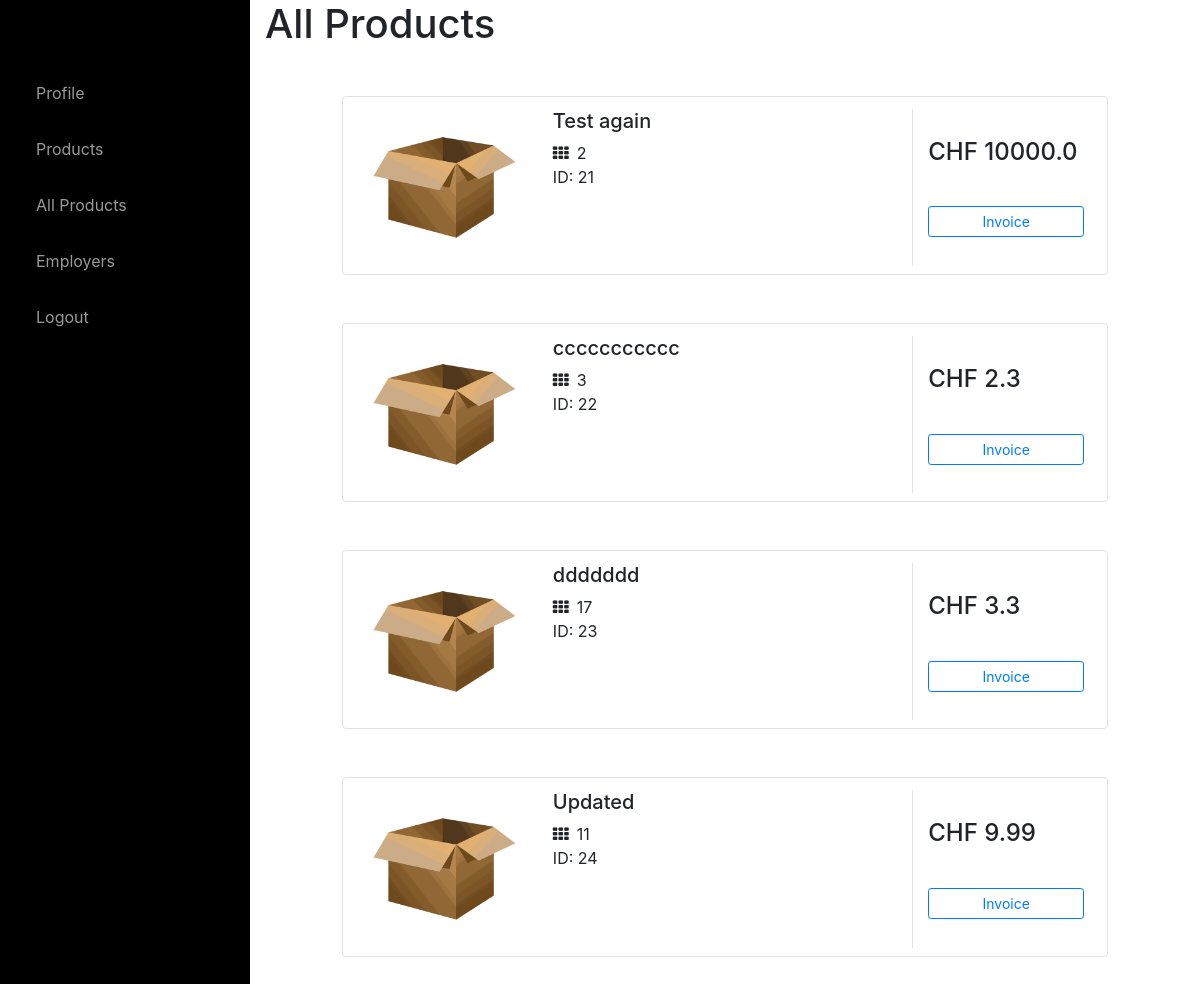
Page /products (signed in) on the earlier database version.
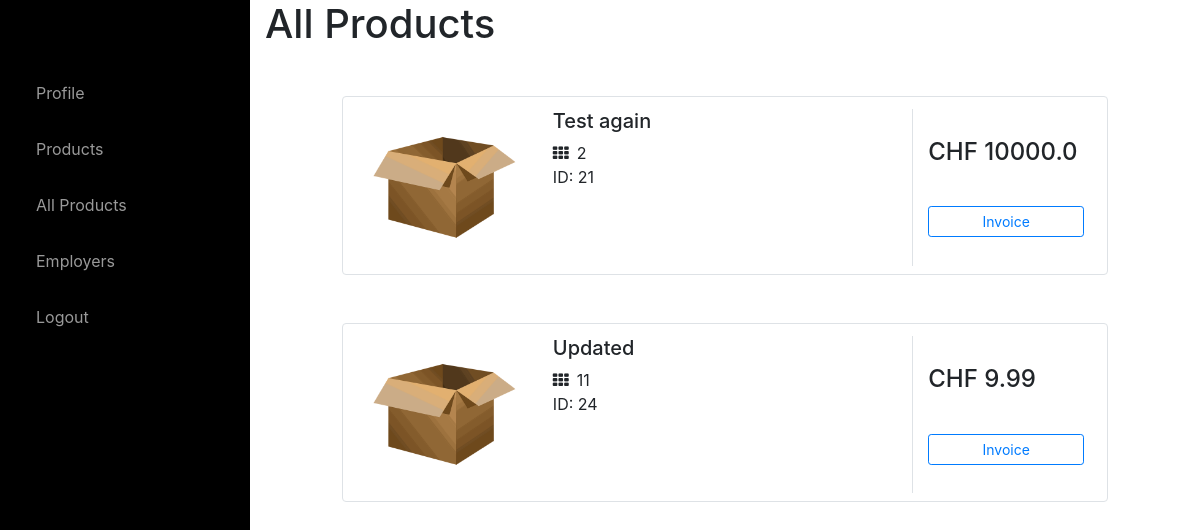
Same page on the later database version.
### website/models.py (models this page shows)
class Product(db.Model):
    id = db.Column(db.Integer, primary_key=True)
    product_name = db.Column(db.String(150))
    description = db.Column(db.String(10000))
    price = db.Column(db.Float)
    qty = db.Column(db.Integer)
    date = db.Column(db.DateTime(timezone=True), default=func.now())
    user_id = db.Column(db.Integer, db.ForeignKey('user.id'))

### website/views.py (the view)
@views.route('/products')
@login_required
def products():
    products = Product.query.all()
    return render_template("products.html", products=products, user=current_user)

### website/templates/products.html (shortened to what this page needs)
{% extends "base.html" %} {% block title %}Products{% endblock %} {% block content%}
<h1>All Products</h1>
{% for product in products %}
<div class="container mt-5 mb-5">
  <div class="d-flex justify-content-center row">
    <div class="col-md-10">
      <div class="row p-2 bg-white border rounded">
        <div class="col-md-3 mt-1"><img class="img-fluid img-responsive rounded product-image"
            src="{{ url_for('static',filename='IMG/defaultproduct.png')}}"></div>
        <div class="col-md-6 mt-1">
            {% if product.product_name %}<h5>{{ product.product_name }}</h5>{% endif %}
          <div class="d-flex flex-row">
            {% if product.qty %}<div class="ratings mr-2"><i class="fa fa-th"></i></div><span>{{ product.qty }}</span>{% endif %}
          </div>
          {% if product.id %}<p class="text-justify text-truncate para mb-0">ID: {{ product.id }}<br><br></p>{% endif %}
        </div>
        <div class="align-items-center align-content-center col-md-3 border-left mt-1">
          <div class="d-flex flex-row align-items-center">
            {% if product.price %} <h4 class="mr-1">CHF {{ product.price }}</h4>{% endif %}
          </div>
          <div class="d-flex flex-column mt-4">
           <a class="btn btn-outline-primary btn-sm mt-2" type="button" href="/detail/{{product.id}}">Invoice</a>
          </div>
        </div>
      </div>
    </div>
    {% endfor %}
  </div>
</div>
</div>
</div>
{% endblock %}

Differences in the rows shown:
removed Product: product_name "ccccccccccc", qty "3", id "22", price "2.3"
removed Product: product_name "ddddddd", qty "17", id "23", price "3.3"
